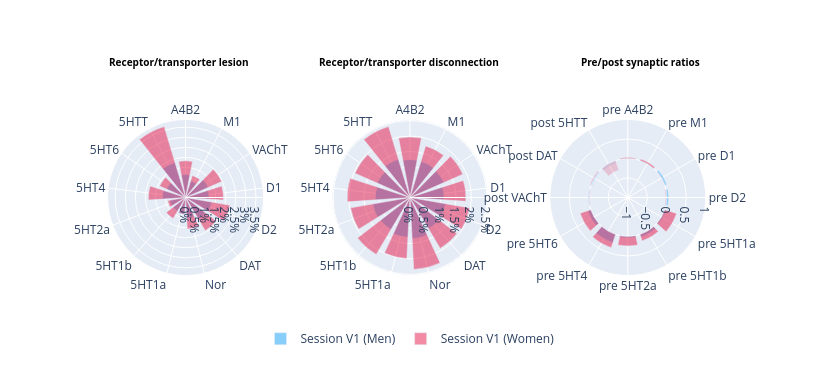

Notebook source saved alongside this figure:
### Code cell
#| label: fig2cell

from Dash_client import DashNeuroTmapClient
import plotly.io as pio
pio.renderers.default = "plotly_mimetype"

client = DashNeuroTmapClient(dash_url="https://stroke-dashboard-bcrr.onrender.com/") #https://stroke-dashboard.db.neurolibre.org/"

client.create_advanced_interface()

### Figure 1 — Plotly figure (JSON) as saved in the notebook; plotly's stock layout.template omitted (floating-point values rounded to 4 significant figures)
{"data": [{"hovertemplate": "<b>%{theta}</b><br>%{r:.2f}%<extra></extra>", "legendgroup": "Session V1 (Men)", "marker": {"color": ["lightskyblue", "lightskyblue", "lightskyblue", "lightskyblue", "lightskyblue", "lightskyblue", "lightskyblue", "lightskyblue", "lightskyblue", "lightskyblue", "lightskyblue", "lightskyblue", "lightskyblue"]}, "name": "Session V1 (Men)", "r": [1.139, 0.8681, 1.234, 1.163, 1.315, 1.265, 1.039, 0.8542, 0.7895, 0.8001, 1.149, 1.032, 1.823], "showlegend": true, "subplot": "polar", "theta": ["A4B2", "M1", "VAChT", "D1", "D2", "DAT", "Nor", "5HT1a", "5HT1b", "5HT2a", "5HT4", "5HT6", "5HTT"], "type": "barpolar", "width": 0.7854}, {"base": 0, "hovertemplate": "<b>%{theta}</b><br>%{r:.2f}%<extra></extra>", "legendgroup": "Session V1 (Women)", "marker": {"color": ["hsla(346, 80%, 50%, 0.5)", "hsla(346, 80%, 50%, 0.5)", "hsla(346, 80%, 50%, 0.5)", "hsla(346, 80%, 50%, 0.5)", "hsla(346, 80%, 50%, 0.5)", "hsla(346, 80%, 50%, 0.5)", "hsla(346, 80%, 50%, 0.5)", "hsla(346, 80%, 50%, 0.5)", "hsla(346, 80%, 50%, 0.5)", "hsla(346, 80%, 50%, 0.5)", "hsla(346, 80%, 50%, 0.5)", "hsla(346, 80%, 50%, 0.5)", "hsla(346, 80%, 50%, 0.5)"]}, "name": "Session V1 (Women)", "r": [1.826, 1.139, 1.966, 1.888, 2.238, 1.921, 1.574, 0.8291, 1.214, 0.9037, 1.855, 1.415, 3.687], "showlegend": true, "subplot": "polar", "theta": ["A4B2", "M1", "VAChT", "D1", "D2", "DAT", "Nor", "5HT1a", "5HT1b", "5HT2a", "5HT4", "5HT6", "5HTT"], "type": "barpolar", "width": 0.7854}, {"hovertemplate": "<b>%{theta}</b><br>%{r:.2f}%<extra></extra>", "legendgroup": "Session V1 (Men)", "marker": {"color": ["lightskyblue", "lightskyblue", "lightskyblue", "lightskyblue", "lightskyblue", "lightskyblue", "lightskyblue", "lightskyblue", "lightskyblue", "lightskyblue", "lightskyblue", "lightskyblue", "lightskyblue"]}, "name": "Session V1 (Men)", "r": [1.232, 1.23, 1.208, 1.11, 1.177, 1.185, 1.343, 1.298, 1.216, 1.231, 1.129, 1.167, 1.298], "showlegend": false, "subplot": "polar2", "theta": ["A4B2", "M1", "VAChT", "D1", "D2", "DAT", "Nor", "5HT1a", "5HT1b", "5HT2a", "5HT4", "5HT6", "5HTT"], "type": "barpolar", "width": 0.7854}, {"base": 0, "hovertemplate": "<b>%{theta}</b><br>%{r:.2f}%<extra></extra>", "legendgroup": "Session V1 (Women)", "marker": {"color": ["hsla(346, 80%, 50%, 0.5)", "hsla(346, 80%, 50%, 0.5)", "hsla(346, 80%, 50%, 0.5)", "hsla(346, 80%, 50%, 0.5)", "hsla(346, 80%, 50%, 0.5)", "hsla(346, 80%, 50%, 0.5)", "hsla(346, 80%, 50%, 0.5)", "hsla(346, 80%, 50%, 0.5)", "hsla(346, 80%, 50%, 0.5)", "hsla(346, 80%, 50%, 0.5)", "hsla(346, 80%, 50%, 0.5)", "hsla(346, 80%, 50%, 0.5)", "hsla(346, 80%, 50%, 0.5)"]}, "name": "Session V1 (Women)", "r": [1.969, 1.755, 1.879, 1.823, 1.969, 1.928, 2.344, 1.99, 2.155, 1.963, 2.046, 1.96, 2.412], "showlegend": false, "subplot": "polar2", "theta": ["A4B2", "M1", "VAChT", "D1", "D2", "DAT", "Nor", "5HT1a", "5HT1b", "5HT2a", "5HT4", "5HT6", "5HTT"], "type": "barpolar", "width": 0.7854}, {"hovertemplate": "<b>%{theta}</b><br>%{r:.2f}<extra></extra>", "legendgroup": "Session V1 (Men)", "marker": {"color": ["rgba(135, 206, 250, 0.3)", "rgba(135, 206, 250, 0.3)", "lightskyblue", "lightskyblue", "lightskyblue", "lightskyblue", "lightskyblue", "lightskyblue", "lightskyblue", "lightskyblue", "rgba(135, 206, 250, 0.3)", "rgba(135, 206, 250, 0.3)"]}, "name": "Session V1 (Men)", "r": [-0.001103, -0.01792, 0.04988, 0.05015, 0.03419, 0.06603, 0.03136, 0.2185, 0.07947, 0.01455, -0.0468, -0.06777], "showlegend": false, "subplot": "polar3", "theta": ["pre A4B2", "pre M1", "pre D1", "pre D2", "pre 5HT1a", "pre 5HT1b", "pre 5HT2a", "pre 5HT4", "pre 5HT6", "post VAChT", "post DAT", "post 5HTT"], "type": "barpolar", "width": 0.7854}, {"base": 0, "hovertemplate": "<b>%{theta}</b><br>%{r:.2f}<extra></extra>", "legendgroup": "Session V1 (Women)", "marker": {"color": ["hsla(346, 80%, 50%, 0.5)", "hsla(346, 80%, 50%, 0.5)", "hsla(346, 80%, 50%, 0.5)", "hsla(346, 80%, 50%, 0.2)", "hsla(346, 80%, 50%, 0.5)", "hsla(346, 80%, 50%, 0.5)", "hsla(346, 80%, 50%, 0.5)", "hsla(346, 80%, 50%, 0.5)", "hsla(346, 80%, 50%, 0.5)", "hsla(346, 80%, 50%, 0.2)", "hsla(346, 80%, 50%, 0.5)", "hsla(346, 80%, 50%, 0.2)"]}, "name": "Session V1 (Women)", "r": [0.02277, 0.04093, 0.007316, -0.03223, 0.3172, 0.172, 0.2438, 0.3552, 0.2872, -0.02347, 0.01753, -0.2583], "showlegend": false, "subplot": "polar3", "theta": ["pre A4B2", "pre M1", "pre D1", "pre D2", "pre 5HT1a", "pre 5HT1b", "pre 5HT2a", "pre 5HT4", "pre 5HT6", "post VAChT", "post DAT", "post 5HTT"], "type": "barpolar", "width": 0.7854}], "layout": {"annotations": [{"font": {"color": "black", "size": 10}, "showarrow": false, "text": "<b>Receptor/transporter lesion</b>", "x": 0.15, "xanchor": "center", "xref": "paper", "y": 1.15, "yanchor": "bottom", "yref": "paper"}, {"font": {"color": "black", "size": 10}, "showarrow": false, "text": "<b>Receptor/transporter disconnection </b>", "x": 0.5, "xanchor": "center", "xref": "paper", "y": 1.15, "yanchor": "bottom", "yref": "paper"}, {"font": {"color": "black", "size": 10}, "showarrow": false, "text": "<b>Pre/post synaptic ratios </b>", "x": 0.85, "xanchor": "center", "xref": "paper", "y": 1.15, "yanchor": "bottom", "yref": "paper"}], "height": 375, "hovermode": "closest", "legend": {"orientation": "h", "x": 0.5, "xanchor": "center", "y": -0.15, "yanchor": "top"}, "polar": {"angularaxis": {"direction": "clockwise", "rotation": 90}, "bargap": 0.1, "domain": {"x": [0, 0.32], "y": [0.1, 0.9]}, "radialaxis": {"ticksuffix": "%"}}, "polar2": {"angularaxis": {"direction": "clockwise", "rotation": 90}, "bargap": 0.1, "domain": {"x": [0.34, 0.66], "y": [0.1, 0.9]}, "radialaxis": {"ticksuffix": "%"}}, "polar3": {"angularaxis": {"direction": "clockwise", "rotation": 90}, "bargap": 0.1, "domain": {"x": [0.66, 1], "y": [0.1, 0.9]}, "radialaxis": {"range": [-1, 1]}}, "showlegend": true, "width": 820}}
